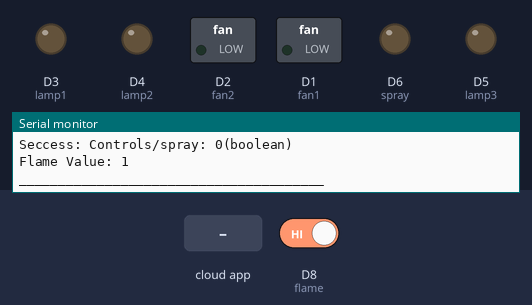
Recording of a sketch running on a simulated ESP8266 (NodeMCU). Parts: switched loads named in the sketch (green lamp = pin HIGH), output pins drawn as LEDs (lit = HIGH), the last lines printed to the serial monitor. The inputs (shaded band) are chosen by the test bench; at power-on: D8 (flame) HIGH. WiFi joins after 1.5 s; servers stay silent unless stated; the Firebase database answers and starts empty.

Above: at 2.7 s.
2.8 s: the phone or cloud app sets lamp1 to 1
At 4.1 s:
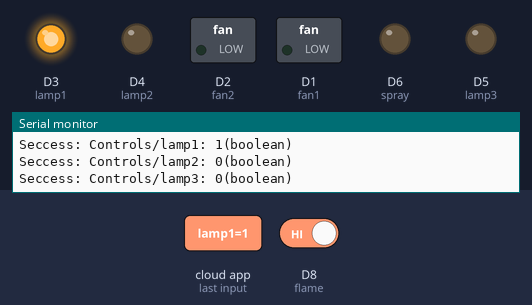
5.2 s: the phone or cloud app sets lamp2 to 1
At 6.6 s:
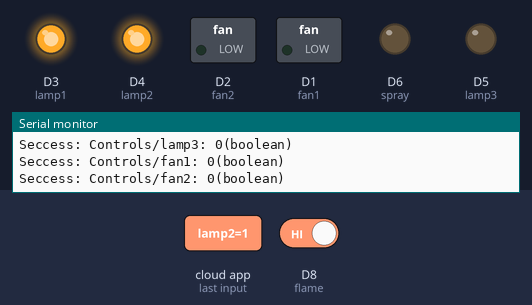
7.5 s: the phone or cloud app sets lamp3 to 1
At 9.1 s:
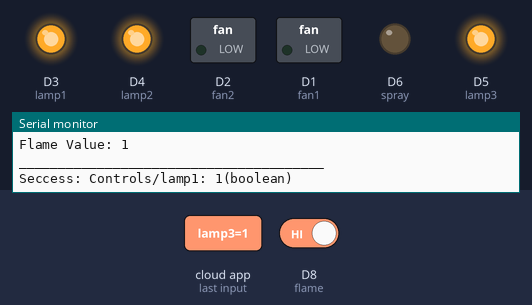
9.7 s: the phone or cloud app sets fan1 to 1
At 11.6 s:
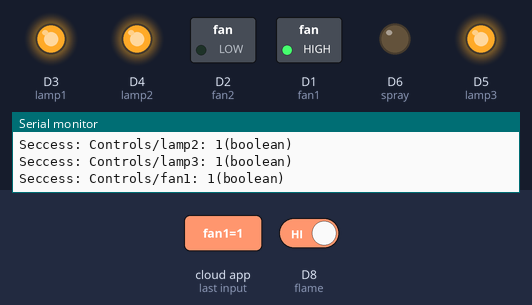
12.0 s: the phone or cloud app sets fan2 to 1
At 13.9 s:
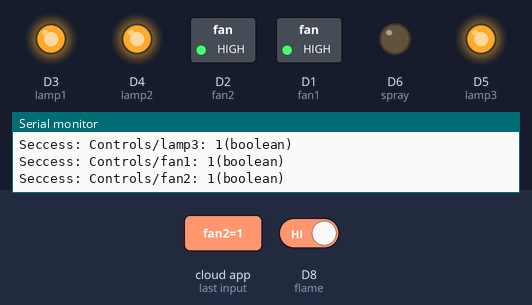
14.2 s: the phone or cloud app sets spray to 1
At 15.4 s:
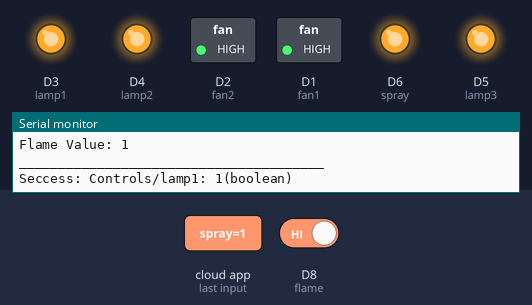
Timing chart, 0 to 17.2 s (numbered marks = the images above; inputs shaded):
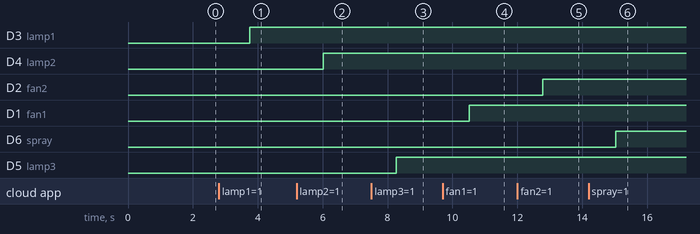

The sketch:

fireSensorArduino.ino
```cpp
#include <Wire.h>
#include <Arduino.h>
#include <ESP8266WiFi.h>
#include <Firebase_ESP_Client.h>
#include "addons/TokenHelper.h"
#include "addons/RTDBHelper.h"

#define fan1 D1
#define fan2 D2
#define lamp1 D3
#define lamp2 D4
#define lamp3 D5
#define spray D6
#define flame D8


#define WIFI_SSID "I'm in!"
#define WIFI_PASSWORD "connected"
#define API_KEY "AIzaSyDf2iP8oudhjY2fVBXh5n5QiO6vYxvxdBo"
#define DATABASE_URL "firesensor-25af9-default-rtdb.firebaseio.com/"


FirebaseData fbdo;
FirebaseAuth auth;
FirebaseConfig config;


unsigned long sendDataPrevMillis = 0;
bool signupOK = false;
bool Spray = false;
bool Fan1 = false;
bool Fan2 = false;
bool Lamp1 = false;
bool Lamp2 = false;
bool Lamp3 = false;


void setup() {
  // put your setup code here, to run once:


  pinMode(fan1, OUTPUT);
  pinMode(fan2, OUTPUT);
  pinMode(lamp1, OUTPUT);
  pinMode(lamp2, OUTPUT);
  pinMode(lamp3, OUTPUT);
  pinMode(spray, OUTPUT);
  pinMode(flame, INPUT);
  Serial.begin(9600);
  digitalWrite(fan1, LOW);
  digitalWrite(fan2, LOW);
  digitalWrite(lamp1, LOW);
  digitalWrite(lamp2, LOW);
  digitalWrite(lamp3, LOW);
  digitalWrite(spray, LOW);
  WiFi.begin(WIFI_SSID, WIFI_PASSWORD);
  Serial.print("Connecting to Wi-Fi");
   while (WiFi.status() != WL_CONNECTED){
    Serial.print(".");
    delay(300);
  }
   Serial.println();
  Serial.print("Connected with IP: ");
  Serial.println(WiFi.localIP());
  Serial.println();

  config.api_key = API_KEY;
  config.database_url = DATABASE_URL;

  if (Firebase.signUp(&config, &auth, "", "")){
    Serial.println("ok");
    signupOK = true;
  }
  else{
    Serial.printf("%s\n", config.signer.signupError.message.c_str());
  }

  config.token_status_callback = tokenStatusCallback;

  Firebase.begin(&config, &auth);
  Firebase.reconnectWiFi(true);

}

void loop() {
  // put your main code here, to run repeatedly:

  int value = digitalRead(flame);


  if (Firebase.ready() && signupOK && (millis() -  sendDataPrevMillis > 1000 || sendDataPrevMillis == 0 )) {
    sendDataPrevMillis = millis();


    if (Firebase.RTDB.getBool(&fbdo, "Controls/lamp1")){
      if (fbdo.dataType() == "boolean"){
         Lamp1 = fbdo.boolData();
        Serial.println("Seccess: " + fbdo.dataPath() + ": " + Lamp1 + "(" + fbdo.dataType() + ")");
        digitalWrite(lamp1, Lamp1);

      }
    }
    else {
      Serial.println("FAILED: " + fbdo.errorReason());
    }

    if (Firebase.RTDB.getBool(&fbdo, "Controls/lamp2")){
      if (fbdo.dataType() == "boolean"){
         Lamp2 = fbdo.boolData();
        Serial.println("Seccess: " + fbdo.dataPath() + ": " + Lamp2 + "(" + fbdo.dataType() + ")");
        digitalWrite(lamp2, Lamp2);
      }
    }
    else {
      Serial.println("FAILED: " + fbdo.errorReason());
    }

     if (Firebase.RTDB.getBool(&fbdo, "Controls/lamp3")){
      if (fbdo.dataType() == "boolean"){
         Lamp3 = fbdo.boolData();
        Serial.println("Seccess: " + fbdo.dataPath() + ": " + Lamp3 + "(" + fbdo.dataType() + ")");
        digitalWrite(lamp3, Lamp3);
      }
    }
    else {
      Serial.println("FAILED: " + fbdo.errorReason());
    }

     if (Firebase.RTDB.getBool(&fbdo, "Controls/fan1")){
      if (fbdo.dataType() == "boolean"){
         Fan1 = fbdo.boolData();
        Serial.println("Seccess: " + fbdo.dataPath() + ": " + Fan1 + "(" + fbdo.dataType() + ")");
        digitalWrite(fan1, Fan1);
      }
    }
    else {
      Serial.println("FAILED: " + fbdo.errorReason());
    }

     if (Firebase.RTDB.getBool(&fbdo, "Controls/fan2")){
      if (fbdo.dataType() == "boolean"){
         Fan2 = fbdo.boolData();
        Serial.println("Seccess: " + fbdo.dataPath() + ": " + Fan2 + "(" + fbdo.dataType() + ")");
        digitalWrite(fan2, Fan2);
      }
    }
    else {
      Serial.println("FAILED: " + fbdo.errorReason());
    }

     if (Firebase.RTDB.getBool(&fbdo, "Controls/spray")){
      if (fbdo.dataType() == "boolean"){
         Spray = fbdo.boolData();
        Serial.println("Seccess: " + fbdo.dataPath() + ": " + Spray + "(" + fbdo.dataType() + ")");
        digitalWrite(spray, Spray);
      }
    }
    else {
      Serial.println("FAILED: " + fbdo.errorReason());
    }


   if (Firebase.RTDB.setFloat(&fbdo, "SENSORS/1/flame", value   )){

         Serial.print("Flame Value: ");
       Serial.println(value);

    }
    else {
      Serial.println("FAILED");
      Serial.println("REASON: " + fbdo.errorReason());
    }


    Serial.print("");
    Serial.println("_______________________________________");

  }

}
```

Measured:
- after the input at 2.8 s, D3 (lamp1): LOW → HIGH after 0.96 s
- after the input at 5.2 s, D4 (lamp2): LOW → HIGH after 0.81 s
- after the input at 7.5 s, D5 (lamp3): LOW → HIGH after 0.77 s
- after the input at 9.7 s, D1 (fan1): LOW → HIGH after 0.82 s
- after the input at 12.0 s, D2 (fan2): LOW → HIGH after 0.78 s
- after the input at 14.2 s, D6 (spray): LOW → HIGH after 0.83 s
